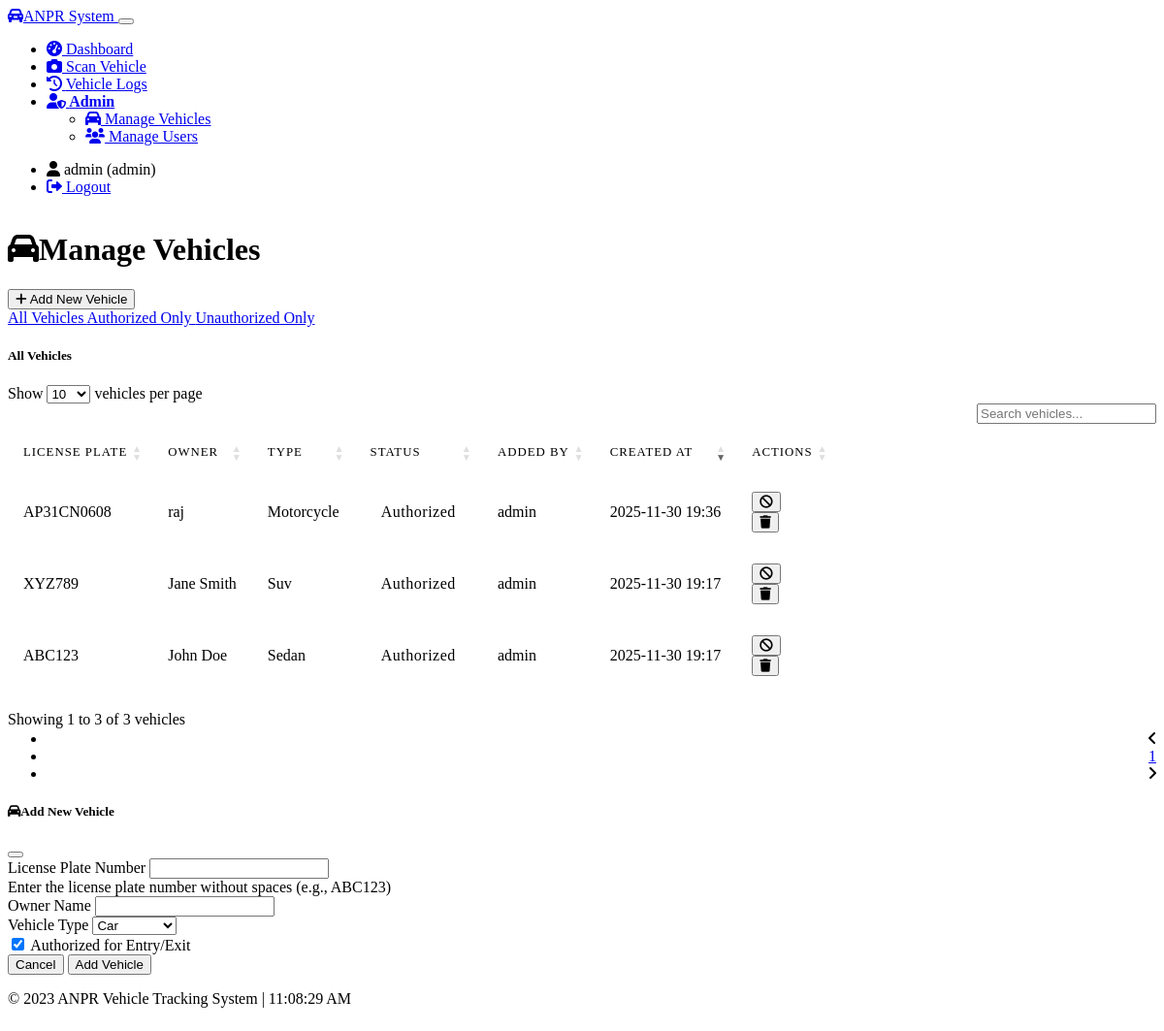
Page /admin/vehicles (signed in) on the earlier database version.
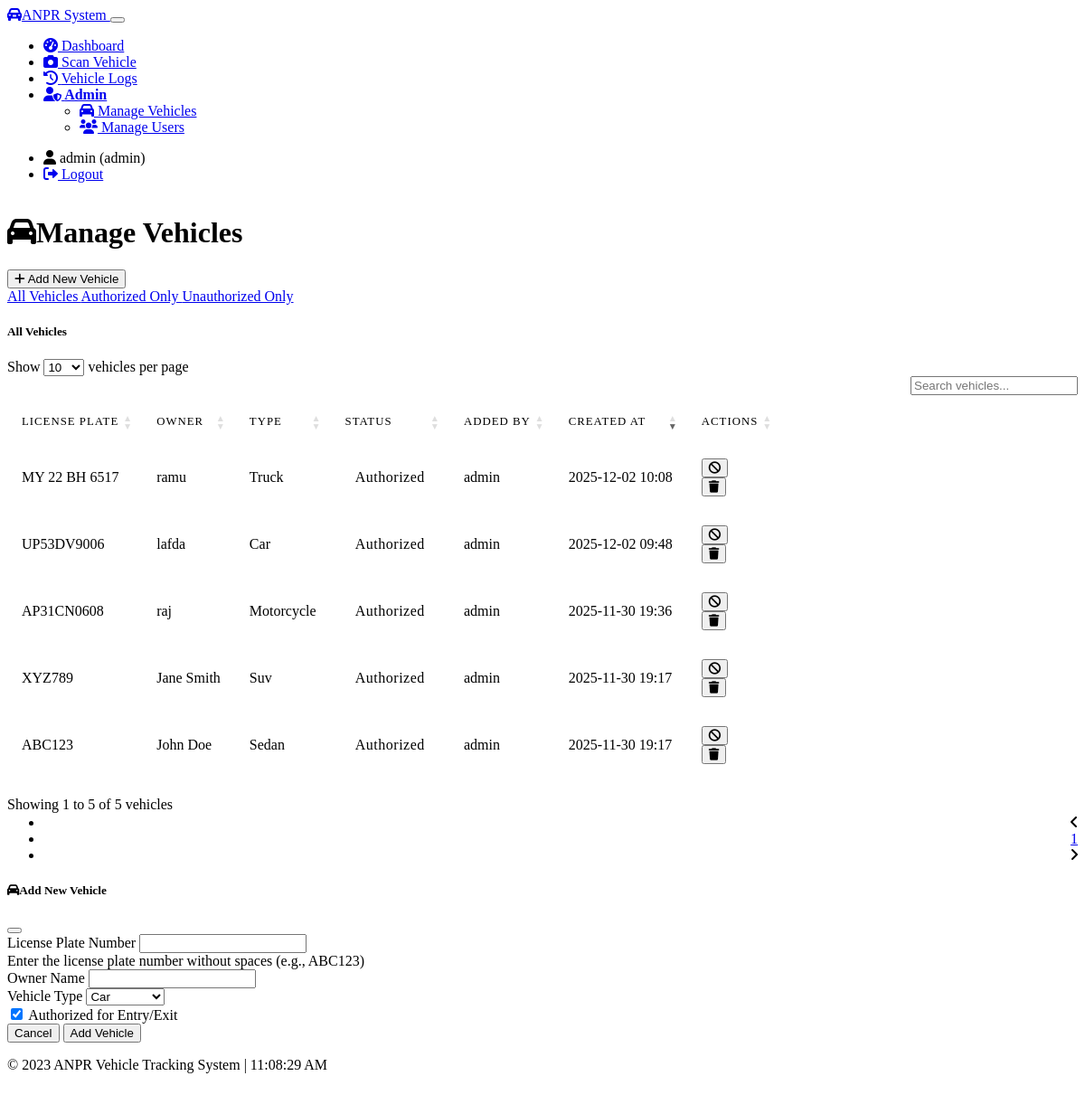
Same page on the later database version.
### models.py (models this page shows, shortened)
class Vehicle(db.Model):
    id = db.Column(db.Integer, primary_key=True)
    plate_number = db.Column(db.String(20), unique=True, nullable=False)
    owner_name = db.Column(db.String(100), nullable=True)
    vehicle_type = db.Column(db.String(50), nullable=True)
    is_authorized = db.Column(db.Boolean, default=True)
    added_by = db.Column(db.Integer, db.ForeignKey('user.id'), nullable=False)
    created_at = db.Column(db.DateTime, default=lambda: datetime.now())  # LOCAL TIME
    updated_at = db.Column(db.DateTime, default=lambda: datetime.now(), onupdate=lambda: datetime.now())  # LOCAL TIME
    user = db.relationship('User', backref=db.backref('vehicles', lazy=True))

class User(UserMixin, db.Model):
    id = db.Column(db.Integer, primary_key=True)
    username = db.Column(db.String(64), unique=True, nullable=False)
    email = db.Column(db.String(120), unique=True, nullable=False)
    password_hash = db.Column(db.String(256), nullable=False)
    role = db.Column(db.String(20), nullable=False)  # 'admin' or 'security'
    created_at = db.Column(db.DateTime, default=lambda: datetime.now())  # LOCAL TIME
    def is_admin(self):
        return self.role == 'admin'

### routes/admin.py (the view)
@admin_bp.route('/vehicles', methods=['GET'])
@login_required
@admin_required
def vehicles():
    filter_param = request.args.get('filter', '')
    if filter_param == 'authorized':
        vehicles = Vehicle.query.filter_by(is_authorized=True).order_by(Vehicle.created_at.desc()).all()
        filter_title = "Authorized Vehicles"
    elif filter_param == 'unauthorized':
        vehicles = Vehicle.query.filter_by(is_authorized=False).order_by(Vehicle.created_at.desc()).all()
        filter_title = "Unauthorized Vehicles"
    else:
        vehicles = Vehicle.query.order_by(Vehicle.created_at.desc()).all()
        filter_title = "All Vehicles"
    form = VehicleForm()
    return render_template('admin/vehicles.html', vehicles=vehicles, form=form,
                          filter_title=filter_title, current_filter=filter_param)

### forms.py (shortened to what this page needs)
class VehicleForm(FlaskForm):
    plate_number = StringField('License Plate Number', validators=[DataRequired()])
    owner_name = StringField('Owner Name', validators=[DataRequired()])
    vehicle_type = SelectField('Vehicle Type',
                              choices=[('car', 'Car'), ('truck', 'Truck'),
                                       ('motorcycle', 'Motorcycle'), ('other', 'Other')],
                              validators=[DataRequired()])
    is_authorized = BooleanField('Authorized', default=True)
    submit = SubmitField('Add Vehicle')

### app.py (called while the page is built)
@login_manager.user_loader
def load_user(user_id):
    return User.query.get(int(user_id))

### routes/admin.py (called while the page is built)
def admin_required(f):
    @wraps(f)
    def decorated_function(*args, **kwargs):
        if not current_user.is_admin():
            flash('Access denied. Admin privileges required.', 'danger')
            return redirect(url_for('dashboard.index'))
        return f(*args, **kwargs)
    return decorated_function

### templates/admin/vehicles.html (shortened to what the changed rows need)
{% extends "base.html" %}
{% block content %}
<div class="container mt-4">
    <div class="d-flex justify-content-between align-items-center mb-4">
        <h1><i class="fas fa-car me-2"></i>Manage Vehicles</h1>
    </div>
    <div class="card bg-dark mb-4">
        <div class="card-body">
            {% if vehicles %}
            <div class="table-responsive">
                <table id="vehicles-table" class="table table-dark table-hover">
                    <thead>
                        <tr>
                            <th>License Plate</th>
                            <th>Owner</th>
                            <th>Type</th>
                            <th>Status</th>
                            <th>Added By</th>
                            <th>Created At</th>
                            <th>Actions</th>
                        </tr>
                    </thead>
                    <tbody>
                        {% for vehicle in vehicles %}
                        <tr>
                            <td>{{ vehicle.plate_number }}</td>
                            <td>{{ vehicle.owner_name }}</td>
                            <td>{{ vehicle.vehicle_type|capitalize }}</td>
                            <td>
                                {% if vehicle.is_authorized %}
                                <span class="badge bg-success">Authorized</span>
                                {% else %}
                                <span class="badge bg-danger">Unauthorized</span>
                                {% endif %}
                            </td>
                            <td>{{ vehicle.user.username }}</td>
                            <td>{{ vehicle.created_at.strftime('%Y-%m-%d %H:%M') }}</td>
                            <td>
                                <div class="btn-group btn-group-sm" role="group">
                                    <form action="{{ url_for('admin.toggle_vehicle_authorization', vehicle_id=vehicle.id) }}" method="POST" class="d-inline">
                                        <button type="submit" class="btn btn-outline-warning" title="{{ 'Deauthorize' if vehicle.is_authorized else 'Authorize' }}">
                                            <i class="fas {{ 'fa-ban' if vehicle.is_authorized else 'fa-check' }}"></i>
                                        </button>
                                    </form>
                                    <form action="{{ url_for('admin.delete_vehicle', vehicle_id=vehicle.id) }}" method="POST" class="d-inline ms-1"
                                          onsubmit="return confirm('Are you sure you want to delete this vehicle?');">
                                        <button type="submit" class="btn btn-outline-danger" title="Delete">
                                            <i class="fas fa-trash"></i>
                                        </button>
                                    </form>
                                </div>
                            </td>
                        </tr>
                        {% endfor %}
                    </tbody>
                </table>
            </div>
            {% else %}
            <div class="text-center text-muted p-4">
                <i class="fas fa-car-crash fa-3x mb-3"></i>
                <p>No vehicles registered yet. Add a vehicle to get started.</p>
            </div>
            {% endif %}
        </div>
    </div>
</div>
{% endblock %}

Differences in the rows shown:
added Vehicle: plate_number "MY 22 BH 6517", owner_name "ramu", vehicle_type "Truck", is_authorized "Authorized", user.username "admin", created_at "2025-12-02 10:08"
added Vehicle: plate_number "UP53DV9006", owner_name "lafda", vehicle_type "Car", is_authorized "Authorized", user.username "admin", created_at "2025-12-02 09:48"
Other differences:
text written by a page script: "Show vehicles per page Showing 1 to 3 of 3 vehicles 1" → "Show vehicles per page Showing 1 to 5 of 5 vehicles 1"
